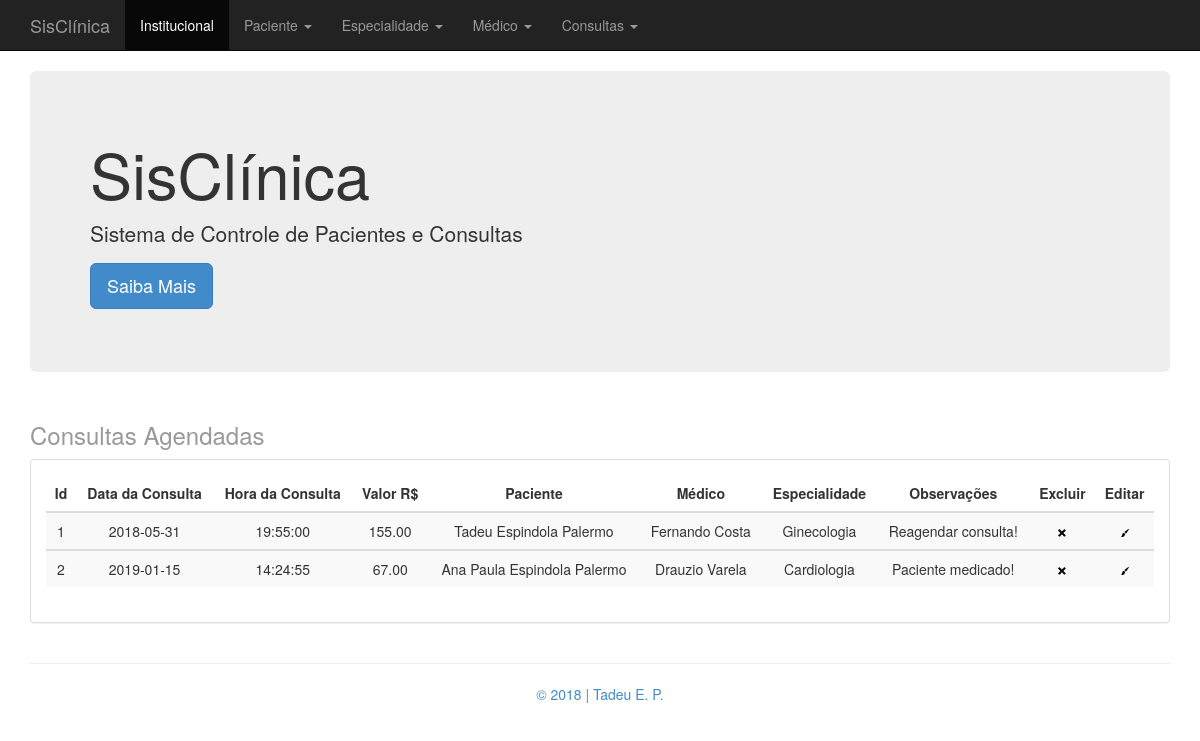
The page /index.php?pagina=listar_consulta.php on the database as committed earlier.
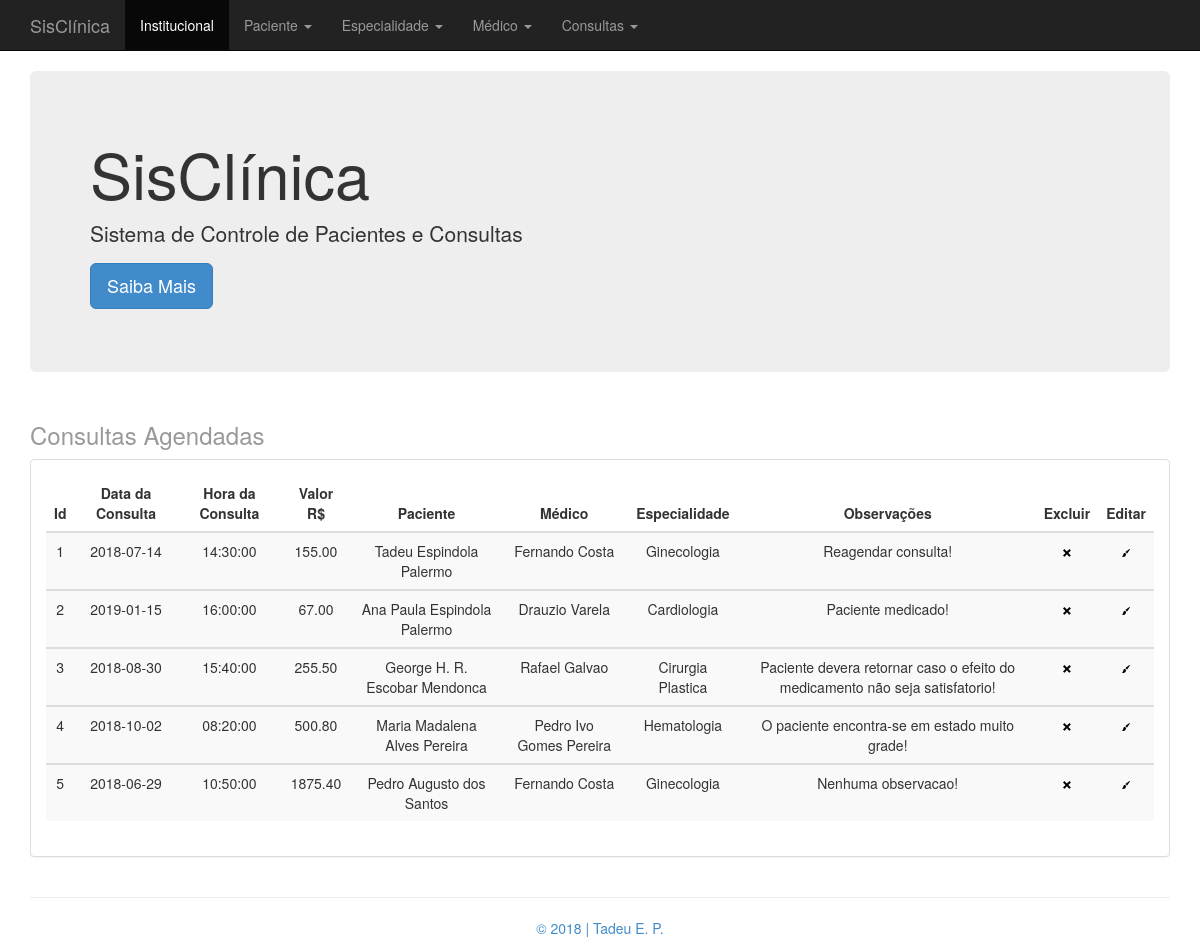
The same page on the database as committed later.
### tables this page shows
CREATE TABLE IF NOT EXISTS `consulta` (
  `id_consulta` INT NOT NULL AUTO_INCREMENT COMMENT 'Id da Tabela consulta',
  `data_consulta` DATE NOT NULL COMMENT 'Data da Consulta',
  `hora_consulta` TIME(0) NOT NULL COMMENT 'Hora da Consulta\nHH:MM',
  `valor_consulta` DECIMAL(6,2) NOT NULL COMMENT 'Valor da Consulta\nEx.: 1250,50 - 850,00\n',
  `observacao_consulta` VARCHAR(200) CHARACTER SET 'utf8' COLLATE 'utf8_general_ci' NULL COMMENT 'Observação Sobre a Consulta\nCampo não obrigatório',
  `paciente_id_paciente` INT NOT NULL,
  `medico_id_medico` INT NOT NULL,
  `medico_especialidade_id_especialidade` INT NOT NULL,
  PRIMARY KEY (`id_consulta`, `paciente_id_paciente`, `medico_id_medico`, `medico_especialidade_id_especialidade`),
  UNIQUE INDEX `id_consulta_UNIQUE` (`id_consulta` ASC),
  INDEX `fk_consulta_paciente_idx` (`paciente_id_paciente` ASC),
  INDEX `fk_consulta_medico1_idx` (`medico_id_medico` ASC, `medico_especialidade_id_especialidade` ASC),
  CONSTRAINT `fk_consulta_paciente`
    FOREIGN KEY (`paciente_id_paciente`)
    REFERENCES `paciente` (`id_paciente`)
    ON DELETE CASCADE
    ON UPDATE CASCADE,
  CONSTRAINT `fk_consulta_medico1`
    FOREIGN KEY (`medico_id_medico` , `medico_especialidade_id_especialidade`)
    REFERENCES `medico` (`id_medico` , `especialidade_id_especialidade`)
    ON DELETE CASCADE
    ON UPDATE CASCADE);

CREATE TABLE IF NOT EXISTS `paciente` (
  `id_paciente` INT NOT NULL AUTO_INCREMENT COMMENT 'Id da Tabela paciente',
  `nome_paciente` VARCHAR(40) CHARACTER SET 'utf8' COLLATE 'utf8_general_ci' NOT NULL COMMENT 'Nome do Paciente',
  `cpf_paciente` VARCHAR(14) CHARACTER SET 'utf8' COLLATE 'utf8_general_ci' NOT NULL COMMENT 'CPF do Paciente - Valor Único\nSerá utilizado máscara\n999.999.999-11',
  `data_nasc_paciente` DATE NOT NULL COMMENT 'Data de Nascimento do Paciente\n99/99/9999',
  `telefone_paciente` VARCHAR(16) CHARACTER SET 'utf8' COLLATE 'utf8_general_ci' NOT NULL COMMENT 'Telefone do Paciente\nSerá utilizado máscara\n(99) 9 9999-9999',
  `endereco_paciente` VARCHAR(80) CHARACTER SET 'utf8' COLLATE 'utf8_general_ci' NOT NULL COMMENT 'Endereço do Paciente',
  `bairro_paciente` VARCHAR(40) CHARACTER SET 'utf8' COLLATE 'utf8_general_ci' NOT NULL COMMENT 'Bairro do Paciente',
  `cidade_paciente` VARCHAR(40) CHARACTER SET 'utf8' COLLATE 'utf8_general_ci' NOT NULL COMMENT 'Cidade do Paciente',
  `uf_paciente` VARCHAR(2) CHARACTER SET 'utf8' COLLATE 'utf8_general_ci' NOT NULL COMMENT 'UF do Paciente\nApenas 2 Letras\nEx.: DF',
  `peso_paciente` DECIMAL(5,2) NOT NULL COMMENT 'Peso do Paciente\nEx.: 75,5 - 110,75',
  `altura_paciente` DECIMAL(5,2) NOT NULL COMMENT 'Altura do Paciente',
  `imc_paciente` DECIMAL(5,2) NOT NULL COMMENT 'IMC do Paciente\nSerá calculado pela aplicação\nUsuário não entrará com o dado direto',
  PRIMARY KEY (`id_paciente`),
  UNIQUE INDEX `id_paciente_UNIQUE` (`id_paciente` ASC),
  UNIQUE INDEX `cpf_paciente_UNIQUE` (`cpf_paciente` ASC));

CREATE TABLE IF NOT EXISTS `medico` (
  `id_medico` INT NOT NULL AUTO_INCREMENT COMMENT 'Id da Tabela medico',
  `nome_medico` VARCHAR(40) CHARACTER SET 'utf8' COLLATE 'utf8_general_ci' NOT NULL COMMENT 'Nome do Médico',
  `crm_medico` VARCHAR(8) CHARACTER SET 'utf8' COLLATE 'utf8_general_ci' NOT NULL COMMENT 'CRM do Médico\nMáximo 8 números',
  `data_nasc_medico` DATE NOT NULL COMMENT 'Data de Nascimento do Médico',
  `especialidade_id_especialidade` INT NOT NULL,
  PRIMARY KEY (`id_medico`, `especialidade_id_especialidade`),
  UNIQUE INDEX `id_medico_UNIQUE` (`id_medico` ASC),
  INDEX `fk_medico_especialidade1_idx` (`especialidade_id_especialidade` ASC),
  CONSTRAINT `fk_medico_especialidade1`
    FOREIGN KEY (`especialidade_id_especialidade`)
    REFERENCES `especialidade` (`id_especialidade`)
    ON DELETE CASCADE
    ON UPDATE CASCADE);

CREATE TABLE IF NOT EXISTS `especialidade` (
  `id_especialidade` INT NOT NULL AUTO_INCREMENT COMMENT 'Id da Tabela especialidade',
  `descricao_especialidade` VARCHAR(40) CHARACTER SET 'utf8' COLLATE 'utf8_general_ci' NOT NULL COMMENT 'Descrição (nome) da Especialidade Médica',
  PRIMARY KEY (`id_especialidade`),
  UNIQUE INDEX `id_especialidade_UNIQUE` (`id_especialidade` ASC));

### class/Conexao.php (called while the page is built, shortened)
<?php
class Conexao {
	public static function abrirConexao() {
		$mysql_usuario = "root";
		$mysql_password = "mysql1985";
		$mysql_database = "clinica_tadeu";
		$mysql_host  = "localhost";
		$varcon = mysqli_connect($mysql_host, $mysql_usuario, $mysql_password, $mysql_database);
		if ($varcon)
			return($varcon);
		  else
			return(false);
	}
	public static function fecharConexao($varcon) {
		if(mysqli_close($varcon))
			return(true);
		else
			return(false);
	}
	public static function executaSql($strSql) {
		$linkCon = Conexao::abrirConexao();
		$resultado = mysqli_query($linkCon, $strSql);
	   	return $resultado;
	}
}

### class/Consulta.php (called while the page is built, shortened)
<?php
include "Conexao.php";
class Consulta {
    private $idConsulta;
    private $dataConsulta;
    private $horaConsulta;
    private $valorConsulta;
    private $observacaoConsulta;
    private $descricaoMedicoEspecialidade;
    private $nomeMedicoConsulta;
    private $nomePacienteConsulta;
    public function getIdConsulta() {
        return $this->idConsulta;
    }
    public function setIdConsulta($idConsulta) {
        $this->idConsulta = $idConsulta;
    }
    public function getDataConsulta() {
        return $this->dataConsulta;
    }
    public function setDataConsulta($dataConsulta) {
        $this->dataConsulta = $dataConsulta;
    }
    public function getHoraConsulta() {
        return $this->horaConsulta;
    }
    public function setHoraConsulta($horaConsulta) {
        $this->horaConsulta = $horaConsulta;
    }
    public function getValorConsulta() {
        return $this->valorConsulta;
    }
    public function setValorConsulta($valorConsulta) {
        $this->valorConsulta = $valorConsulta;
    }
    public function getObservacaoConsulta() {
        return $this->observacaoConsulta;
    }
    public function setObservacaoConsulta($observacaoConsulta) {
        $this->observacaoConsulta = $observacaoConsulta;
    }
    public function getDescricaoMedicoEspecialidade() {
        return $this->descricaoMedicoEspecialidade;
    }
    public function setDescricaoMedicoEspecialidade($descricaoMedicoEspecialidade) {
        $this->descricaoMedicoEspecialidade = $descricaoMedicoEspecialidade;
    }
    public function getNomeMedicoConsulta() {
        return $this->nomeMedicoConsulta;
    }
    public function setNomeMedicoConsulta($nomeMedicoConsulta) {
        $this->nomeMedicoConsulta = $nomeMedicoConsulta;
    }
    public function getNomePacienteConsulta() {
        return $this->nomePacienteConsulta;
    }
    public function setNomePacienteConsulta($nomePacienteConsulta) {
        $this->nomePacienteConsulta = $nomePacienteConsulta;
    }
    public function listarConsulta() {
        $strSql = "SELECT * FROM consulta
                   INNER JOIN paciente ON consulta.paciente_id_paciente = paciente.id_paciente
                   INNER JOIN medico ON consulta.medico_id_medico = medico.id_medico
                   INNER JOIN especialidade ON consulta.medico_especialidade_id_especialidade = especialidade.id_especialidade";
        $rs = Conexao::executaSql($strSql);
        return $rs;
    }
}

### listar_consulta.php (the view)
<?php
    include 'class/Consulta.php';
    $consulta = new Consulta();
    $listar = $consulta->listarConsulta();
?>
<div class="container">
    <div class="header clearfix">
        <h3 class="text-muted">Consultas Agendadas</h3>
    </div>
    <div class="row">
        <div class="col-md-12">
            <div class="panel panel-default">
                <div class="panel-body">
                    <div class="table-responsive">
                        <table class="table cabecalho table-striped" >
                            <thead>
                                <tr>
                                    <th class="cabecalho">Id</th>
                                    <th class="cabecalho">Data da Consulta</th>
                                    <th class="cabecalho">Hora da Consulta</th>
                                    <th class="cabecalho">Valor R$</th>
                                    <th class="cabecalho">Paciente</th>
                                    <th class="cabecalho">Médico</th>
                                    <th class="cabecalho">Especialidade</th>
                                    <th class="cabecalho">Observações</th>
                                    <th class="cabecalho">Excluir</th>
                                    <th class="cabecalho">Editar</th>
                                </tr>
                            </thead>
                            <?php
                            while($linha = mysqli_fetch_array($listar, MYSQLI_ASSOC)) {
                                $consulta->setIdConsulta($linha['id_consulta']);
                                $consulta->setDataConsulta($linha['data_consulta']);
                                $consulta->setHoraConsulta($linha['hora_consulta']);
                                $consulta->setValorConsulta($linha['valor_consulta']);
                                $consulta->setIdPacienteConsulta($linha['paciente_id_paciente']);
                                $consulta->setNomePacienteConsulta($linha['nome_paciente']);
                                $consulta->setIdMedicoConsulta($linha['medico_id_medico']);
                                $consulta->setNomeMedicoConsulta($linha['nome_medico']);
                                $consulta->setIdMedicoEspecialidadeConsulta($linha['medico_especialidade_id_especialidade']);
                                $consulta->setDescricaoMedicoEspecialidade($linha['descricao_especialidade']);
                                $consulta->setObservacaoConsulta($linha['observacao_consulta']);
                                $alert = 'msgConfirmaDeleteConsulta('.$consulta->getIdConsulta().')';
                                echo '
                                <tbody>
                                    <tr>
                                        <td>'.$consulta->getIdConsulta().'</td>
                                        <td>'.$consulta->getDataConsulta().'</td>
                                        <td>'.$consulta->getHoraConsulta().'</td>
                                        <td>'.$consulta->getValorConsulta().'</td>
                                        <td>'.$consulta->getNomePacienteConsulta().'</td>
                                        <td>'.$consulta->getNomeMedicoConsulta().'</td>
                                        <td>'.$consulta->getDescricaoMedicoEspecialidade().'</td>
                                        <td>'.$consulta->getObservacaoConsulta().'</td>
                                        <td><a href="javascript:void(null);" onclick="'.$alert.'"><img src="icones/open-iconic/svg/x.svg" alt="remover"></a></td>
                                        <td><a href="index.php?pagina=atualizar_consulta.php&idConsulta='.$consulta->getIdConsulta().'"><img src="icones/open-iconic/svg/brush.svg" alt="editar"></a></td>
                                    </tr>
                                </tbody>';
                            }
                            ?>
                        </table>
                    </div>
                </div>
            </div>
        </div>
    </div>
</div>

### index.php (shortened to what this page needs)
<!DOCTYPE html>
<html lang="pt-br">
    <head>
        <link href="bootstrap-3.1.1-dist/css/bootstrap.min.css" rel="stylesheet">
        <link href="css/estilo.css" rel="stylesheet">
    </head>
    <body>
        <nav class="navbar navbar-inverse navbar-static-top" role="navigation">
            <div class="container">
                <div class="navbar-header">
                    <a class="navbar-brand" href="index.php">SisClínica</a>
                </div>
                <div class="navbar-collapse collapse">
                    <ul class="nav navbar-nav">
                        <li class="active"><a href="#">Institucional</a></li>
                        <li class="dropdown">
                            <a href="#" class="dropdown-toggle" data-toggle="dropdown">
                                Paciente <b class="caret"></b>
                            </a>
                        </li>
                        <li class="dropdown">
                            <a href="#" class="dropdown-toggle" data-toggle="dropdown">
                                Especialidade <b class="caret"></b>
                            </a>
                        </li>
                        <li class="dropdown">
                            <a href="#" class="dropdown-toggle" data-toggle="dropdown">
                                Médico <b class="caret"></b>
                            </a>
                        </li>
                        <li class="dropdown">
                            <a href="#" class="dropdown-toggle" data-toggle="dropdown">
                                Consultas <b class="caret"></b>
                            </a>
                        </li>
                    </ul>
                </div>
            </div>
        </nav>
        <div class="container">
            <div class="jumbotron">
                <h1>SisClínica</h1>
                <p>Sistema de Controle de Pacientes e Consultas</p>
                <p><a class="btn btn-primary btn-lg " role="button">Saiba Mais</a></p>
            </div>
        </div>
        <?php
            if (isset($_GET['pagina']) != '') {
                include_once $_GET['pagina'];
            }
        ?>
        <div class="footer ">
            <div class="container">
                <hr>
                <p class="text-muted text-center"><a href="http://www.codigofonteonline.com.br/" target="_blank">&copy; 2018 | Tadeu E. P.</a></p>
            </div>
        </div>
    </body>
</html>

### css/estilo.css (style rules this page uses)
.cabecalho { text-align: center }

Rows that differ between the two databases and show on the page:
changed consulta "Reagendar consulta!": data_consulta "2018-05-31" → "2018-07-14"; hora_consulta "19:55:00" → "14:30:00"
changed consulta "Paciente medicado!": hora_consulta "14:24:55" → "16:00:00"
added consulta: id_consulta "3", data_consulta "2018-08-30", hora_consulta "15:40:00", valor_consulta "255.50", paciente_id_paciente.nome_paciente "George H. R. Escobar Mendonca", medico.nome_medico "Rafael Galvao", especialidade.descricao_especialidade "Cirurgia Plastica", observacao_consulta "Paciente devera retornar caso o efeito do medicamento não seja satisfatorio!"
added consulta: id_consulta "4", data_consulta "2018-10-02", hora_consulta "08:20:00", valor_consulta "500.80", paciente_id_paciente.nome_paciente "Maria Madalena Alves Pereira", medico.nome_medico "Pedro Ivo Gomes Pereira", especialidade.descricao_especialidade "Hematologia", observacao_consulta "O paciente encontra-se em estado muito grade!"
added consulta: id_consulta "5", data_consulta "2018-06-29", hora_consulta "10:50:00", valor_consulta "1875.40", paciente_id_paciente.nome_paciente "Pedro Augusto dos Santos", medico.nome_medico "Fernando Costa", especialidade.descricao_especialidade "Ginecologia", observacao_consulta "Nenhuma observacao!"
